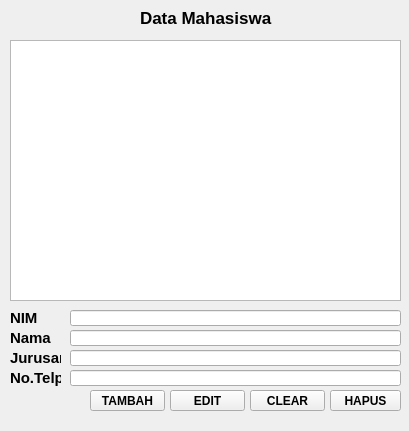
<?xml version="1.0" encoding="UTF-8"?>
<ui version="4.0">
 <class>Form</class>
 <widget class="QWidget" name="Form">
  <property name="geometry">
   <rect>
    <x>0</x>
    <y>0</y>
    <width>409</width>
    <height>431</height>
   </rect>
  </property>
  <property name="windowTitle">
   <string>Form</string>
  </property>
  <widget class="QLabel" name="label">
   <property name="geometry">
    <rect>
     <x>140</x>
     <y>10</y>
     <width>141</width>
     <height>16</height>
    </rect>
   </property>
   <property name="font">
    <font>
     <pointsize>13</pointsize>
     <weight>75</weight>
     <bold>true</bold>
    </font>
   </property>
   <property name="text">
    <string>Data Mahasiswa</string>
   </property>
  </widget>
  <widget class="QLabel" name="label_2">
   <property name="geometry">
    <rect>
     <x>10</x>
     <y>310</y>
     <width>41</width>
     <height>16</height>
    </rect>
   </property>
   <property name="font">
    <font>
     <pointsize>11</pointsize>
     <weight>75</weight>
     <bold>true</bold>
    </font>
   </property>
   <property name="text">
    <string>NIM</string>
   </property>
  </widget>
  <widget class="QLineEdit" name="lineEdit">
   <property name="geometry">
    <rect>
     <x>70</x>
     <y>310</y>
     <width>331</width>
     <height>16</height>
    </rect>
   </property>
  </widget>
  <widget class="QLineEdit" name="lineEdit_2">
   <property name="geometry">
    <rect>
     <x>70</x>
     <y>330</y>
     <width>331</width>
     <height>16</height>
    </rect>
   </property>
  </widget>
  <widget class="QLabel" name="label_3">
   <property name="geometry">
    <rect>
     <x>10</x>
     <y>330</y>
     <width>51</width>
     <height>16</height>
    </rect>
   </property>
   <property name="font">
    <font>
     <pointsize>11</pointsize>
     <weight>75</weight>
     <bold>true</bold>
    </font>
   </property>
   <property name="text">
    <string>Nama</string>
   </property>
  </widget>
  <widget class="QLineEdit" name="lineEdit_3">
   <property name="geometry">
    <rect>
     <x>70</x>
     <y>350</y>
     <width>331</width>
     <height>16</height>
    </rect>
   </property>
  </widget>
  <widget class="QLabel" name="label_4">
   <property name="geometry">
    <rect>
     <x>10</x>
     <y>350</y>
     <width>51</width>
     <height>16</height>
    </rect>
   </property>
   <property name="font">
    <font>
     <pointsize>11</pointsize>
     <weight>75</weight>
     <bold>true</bold>
    </font>
   </property>
   <property name="text">
    <string>Jurusan</string>
   </property>
  </widget>
  <widget class="QLineEdit" name="lineEdit_4">
   <property name="geometry">
    <rect>
     <x>70</x>
     <y>370</y>
     <width>331</width>
     <height>16</height>
    </rect>
   </property>
  </widget>
  <widget class="QLabel" name="label_5">
   <property name="geometry">
    <rect>
     <x>10</x>
     <y>370</y>
     <width>51</width>
     <height>16</height>
    </rect>
   </property>
   <property name="font">
    <font>
     <pointsize>11</pointsize>
     <weight>75</weight>
     <bold>true</bold>
    </font>
   </property>
   <property name="text">
    <string>No.Telp</string>
   </property>
  </widget>
  <widget class="QPushButton" name="pushButton">
   <property name="geometry">
    <rect>
     <x>90</x>
     <y>390</y>
     <width>75</width>
     <height>21</height>
    </rect>
   </property>
   <property name="font">
    <font>
     <weight>75</weight>
     <bold>true</bold>
    </font>
   </property>
   <property name="text">
    <string>TAMBAH</string>
   </property>
  </widget>
  <widget class="QPushButton" name="pushButton_2">
   <property name="geometry">
    <rect>
     <x>170</x>
     <y>390</y>
     <width>75</width>
     <height>21</height>
    </rect>
   </property>
   <property name="font">
    <font>
     <weight>75</weight>
     <bold>true</bold>
    </font>
   </property>
   <property name="text">
    <string>EDIT</string>
   </property>
  </widget>
  <widget class="QPushButton" name="pushButton_3">
   <property name="geometry">
    <rect>
     <x>250</x>
     <y>390</y>
     <width>75</width>
     <height>21</height>
    </rect>
   </property>
   <property name="font">
    <font>
     <weight>75</weight>
     <bold>true</bold>
    </font>
   </property>
   <property name="text">
    <string>CLEAR</string>
   </property>
  </widget>
  <widget class="QPushButton" name="pushButton_4">
   <property name="geometry">
    <rect>
     <x>330</x>
     <y>390</y>
     <width>71</width>
     <height>21</height>
    </rect>
   </property>
   <property name="font">
    <font>
     <weight>75</weight>
     <bold>true</bold>
    </font>
   </property>
   <property name="text">
    <string>HAPUS</string>
   </property>
  </widget>
  <widget class="QListWidget" name="listWidget">
   <property name="geometry">
    <rect>
     <x>10</x>
     <y>40</y>
     <width>391</width>
     <height>261</height>
    </rect>
   </property>
  </widget>
 </widget>
 <resources/>
 <connections/>
</ui>
